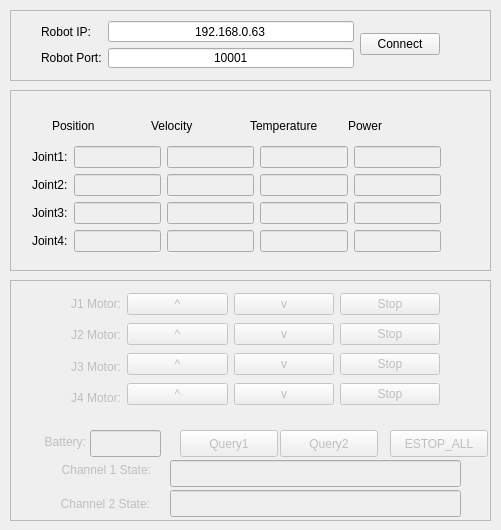
<?xml version="1.0" encoding="UTF-8"?>
<ui version="4.0">
 <class>MainWindowDesign</class>
 <widget class="QWidget" name="MainWindowDesign">
  <property name="geometry">
   <rect>
    <x>0</x>
    <y>0</y>
    <width>501</width>
    <height>530</height>
   </rect>
  </property>
  <property name="windowTitle">
   <string>Widget_DriArmCtl</string>
  </property>
  <widget class="QFrame" name="frameConnect">
   <property name="geometry">
    <rect>
     <x>10</x>
     <y>10</y>
     <width>481</width>
     <height>71</height>
    </rect>
   </property>
   <property name="frameShape">
    <enum>QFrame::StyledPanel</enum>
   </property>
   <property name="frameShadow">
    <enum>QFrame::Raised</enum>
   </property>
   <widget class="QWidget" name="layoutWidget">
    <property name="geometry">
     <rect>
      <x>20</x>
      <y>0</y>
      <width>421</width>
      <height>69</height>
     </rect>
    </property>
    <layout class="QHBoxLayout" name="horizontalLayout">
     <item>
      <layout class="QVBoxLayout" name="verticalLayout">
       <item>
        <widget class="QLabel" name="label">
         <property name="text">
          <string>Robot IP:</string>
         </property>
        </widget>
       </item>
       <item>
        <widget class="QLabel" name="label_2">
         <property name="text">
          <string>Robot Port:</string>
         </property>
        </widget>
       </item>
      </layout>
     </item>
     <item>
      <layout class="QVBoxLayout" name="verticalLayout_2">
       <item>
        <widget class="QLineEdit" name="lineEditRobotIP">
         <property name="text">
          <string>192.168.0.63</string>
         </property>
         <property name="alignment">
          <set>Qt::AlignCenter</set>
         </property>
        </widget>
       </item>
       <item>
        <widget class="QLineEdit" name="lineEditRobotPort">
         <property name="text">
          <string>10001</string>
         </property>
         <property name="alignment">
          <set>Qt::AlignCenter</set>
         </property>
        </widget>
       </item>
      </layout>
     </item>
     <item>
      <layout class="QVBoxLayout" name="verticalLayout_3">
       <item>
        <spacer name="verticalSpacer">
         <property name="orientation">
          <enum>Qt::Vertical</enum>
         </property>
         <property name="sizeHint" stdset="0">
          <size>
           <width>20</width>
           <height>13</height>
          </size>
         </property>
        </spacer>
       </item>
       <item>
        <widget class="QPushButton" name="pushButtonConnect">
         <property name="text">
          <string>Connect</string>
         </property>
        </widget>
       </item>
       <item>
        <spacer name="verticalSpacer_2">
         <property name="orientation">
          <enum>Qt::Vertical</enum>
         </property>
         <property name="sizeHint" stdset="0">
          <size>
           <width>20</width>
           <height>13</height>
          </size>
         </property>
        </spacer>
       </item>
      </layout>
     </item>
    </layout>
   </widget>
  </widget>
  <widget class="QFrame" name="frameMotorSensor">
   <property name="geometry">
    <rect>
     <x>10</x>
     <y>90</y>
     <width>481</width>
     <height>181</height>
    </rect>
   </property>
   <property name="frameShape">
    <enum>QFrame::StyledPanel</enum>
   </property>
   <property name="frameShadow">
    <enum>QFrame::Raised</enum>
   </property>
   <widget class="QWidget" name="layoutWidget">
    <property name="geometry">
     <rect>
      <x>11</x>
      <y>11</y>
      <width>431</width>
      <height>162</height>
     </rect>
    </property>
    <layout class="QVBoxLayout" name="verticalLayout_4">
     <item>
      <layout class="QHBoxLayout" name="horizontalLayout_2">
       <item>
        <spacer name="verticalSpacer_3">
         <property name="orientation">
          <enum>Qt::Vertical</enum>
         </property>
         <property name="sizeType">
          <enum>QSizePolicy::Fixed</enum>
         </property>
         <property name="sizeHint" stdset="0">
          <size>
           <width>20</width>
           <height>18</height>
          </size>
         </property>
        </spacer>
       </item>
       <item>
        <widget class="QLabel" name="label_7">
         <property name="text">
          <string>Position</string>
         </property>
        </widget>
       </item>
       <item>
        <widget class="QLabel" name="label_8">
         <property name="text">
          <string>Velocity</string>
         </property>
        </widget>
       </item>
       <item>
        <widget class="QLabel" name="label_9">
         <property name="text">
          <string>Temperature</string>
         </property>
        </widget>
       </item>
       <item>
        <widget class="QLabel" name="label_10">
         <property name="text">
          <string>Power</string>
         </property>
        </widget>
       </item>
      </layout>
     </item>
     <item>
      <layout class="QHBoxLayout" name="horizontalLayout_3">
       <item>
        <widget class="QLabel" name="label_3">
         <property name="text">
          <string>Joint1:</string>
         </property>
        </widget>
       </item>
       <item>
        <widget class="QLineEdit" name="lineEditM1Pos">
         <property name="enabled">
          <bool>false</bool>
         </property>
        </widget>
       </item>
       <item>
        <widget class="QLineEdit" name="lineEditM1Vel">
         <property name="enabled">
          <bool>false</bool>
         </property>
        </widget>
       </item>
       <item>
        <widget class="QLineEdit" name="lineEditM1Temp">
         <property name="enabled">
          <bool>false</bool>
         </property>
        </widget>
       </item>
       <item>
        <widget class="QLineEdit" name="lineEditM1Power">
         <property name="enabled">
          <bool>false</bool>
         </property>
        </widget>
       </item>
      </layout>
     </item>
     <item>
      <layout class="QHBoxLayout" name="horizontalLayout_4">
       <item>
        <widget class="QLabel" name="label_4">
         <property name="text">
          <string>Joint2:</string>
         </property>
        </widget>
       </item>
       <item>
        <widget class="QLineEdit" name="lineEditM2Pos">
         <property name="enabled">
          <bool>false</bool>
         </property>
        </widget>
       </item>
       <item>
        <widget class="QLineEdit" name="lineEditM2Vel">
         <property name="enabled">
          <bool>false</bool>
         </property>
        </widget>
       </item>
       <item>
        <widget class="QLineEdit" name="lineEditM2Temp">
         <property name="enabled">
          <bool>false</bool>
         </property>
        </widget>
       </item>
       <item>
        <widget class="QLineEdit" name="lineEditM2Power">
         <property name="enabled">
          <bool>false</bool>
         </property>
        </widget>
       </item>
      </layout>
     </item>
     <item>
      <layout class="QHBoxLayout" name="horizontalLayout_5">
       <item>
        <widget class="QLabel" name="label_5">
         <property name="text">
          <string>Joint3:</string>
         </property>
        </widget>
       </item>
       <item>
        <widget class="QLineEdit" name="lineEditM3Pos">
         <property name="enabled">
          <bool>false</bool>
         </property>
        </widget>
       </item>
       <item>
        <widget class="QLineEdit" name="lineEditM3Vel">
         <property name="enabled">
          <bool>false</bool>
         </property>
        </widget>
       </item>
       <item>
        <widget class="QLineEdit" name="lineEditM3Temp">
         <property name="enabled">
          <bool>false</bool>
         </property>
        </widget>
       </item>
       <item>
        <widget class="QLineEdit" name="lineEditM3Power">
         <property name="enabled">
          <bool>false</bool>
         </property>
        </widget>
       </item>
      </layout>
     </item>
     <item>
      <layout class="QHBoxLayout" name="horizontalLayout_6">
       <item>
        <widget class="QLabel" name="label_6">
         <property name="text">
          <string>Joint4:</string>
         </property>
        </widget>
       </item>
       <item>
        <widget class="QLineEdit" name="lineEditM4Pos">
         <property name="enabled">
          <bool>false</bool>
         </property>
        </widget>
       </item>
       <item>
        <widget class="QLineEdit" name="lineEditM4Vel">
         <property name="enabled">
          <bool>false</bool>
         </property>
        </widget>
       </item>
       <item>
        <widget class="QLineEdit" name="lineEditM4Temp">
         <property name="enabled">
          <bool>false</bool>
         </property>
        </widget>
       </item>
       <item>
        <widget class="QLineEdit" name="lineEditM4Power">
         <property name="enabled">
          <bool>false</bool>
         </property>
        </widget>
       </item>
      </layout>
     </item>
    </layout>
   </widget>
  </widget>
  <widget class="QFrame" name="frameMotorControl">
   <property name="enabled">
    <bool>false</bool>
   </property>
   <property name="geometry">
    <rect>
     <x>10</x>
     <y>280</y>
     <width>481</width>
     <height>241</height>
    </rect>
   </property>
   <property name="frameShape">
    <enum>QFrame::StyledPanel</enum>
   </property>
   <property name="frameShadow">
    <enum>QFrame::Raised</enum>
   </property>
   <widget class="QPushButton" name="pushButtonStopAll">
    <property name="geometry">
     <rect>
      <x>380</x>
      <y>150</y>
      <width>98</width>
      <height>27</height>
     </rect>
    </property>
    <property name="text">
     <string>ESTOP_ALL</string>
    </property>
   </widget>
   <widget class="QWidget" name="layoutWidget">
    <property name="geometry">
     <rect>
      <x>0</x>
      <y>0</y>
      <width>441</width>
      <height>141</height>
     </rect>
    </property>
    <layout class="QHBoxLayout" name="horizontalLayout_7">
     <item>
      <layout class="QVBoxLayout" name="verticalLayout_8">
       <item>
        <widget class="QLabel" name="label_13">
         <property name="text">
          <string>J1 Motor:</string>
         </property>
         <property name="alignment">
          <set>Qt::AlignRight|Qt::AlignTrailing|Qt::AlignVCenter</set>
         </property>
        </widget>
       </item>
       <item>
        <widget class="QLabel" name="label_12">
         <property name="text">
          <string>J2 Motor:</string>
         </property>
         <property name="alignment">
          <set>Qt::AlignRight|Qt::AlignTrailing|Qt::AlignVCenter</set>
         </property>
        </widget>
       </item>
       <item>
        <widget class="QLabel" name="label_14">
         <property name="text">
          <string>J3 Motor:</string>
         </property>
         <property name="alignment">
          <set>Qt::AlignRight|Qt::AlignTrailing|Qt::AlignVCenter</set>
         </property>
        </widget>
       </item>
       <item>
        <widget class="QLabel" name="label_11">
         <property name="text">
          <string>J4 Motor:</string>
         </property>
         <property name="alignment">
          <set>Qt::AlignRight|Qt::AlignTrailing|Qt::AlignVCenter</set>
         </property>
        </widget>
       </item>
      </layout>
     </item>
     <item>
      <layout class="QVBoxLayout" name="verticalLayout_6">
       <item>
        <widget class="QPushButton" name="pushButtonM1Up">
         <property name="text">
          <string>^</string>
         </property>
        </widget>
       </item>
       <item>
        <widget class="QPushButton" name="pushButtonM2Up">
         <property name="text">
          <string>^</string>
         </property>
        </widget>
       </item>
       <item>
        <widget class="QPushButton" name="pushButtonM3Up">
         <property name="text">
          <string>^</string>
         </property>
        </widget>
       </item>
       <item>
        <widget class="QPushButton" name="pushButtonM4Up">
         <property name="text">
          <string>^</string>
         </property>
        </widget>
       </item>
      </layout>
     </item>
     <item>
      <layout class="QVBoxLayout" name="verticalLayout_7">
       <item>
        <widget class="QPushButton" name="pushButtonM1Down">
         <property name="text">
          <string>v</string>
         </property>
        </widget>
       </item>
       <item>
        <widget class="QPushButton" name="pushButtonM2Down">
         <property name="text">
          <string>v</string>
         </property>
        </widget>
       </item>
       <item>
        <widget class="QPushButton" name="pushButtonM3Down">
         <property name="text">
          <string>v</string>
         </property>
        </widget>
       </item>
       <item>
        <widget class="QPushButton" name="pushButtonM4Down">
         <property name="text">
          <string>v</string>
         </property>
        </widget>
       </item>
      </layout>
     </item>
     <item>
      <layout class="QVBoxLayout" name="verticalLayout_9">
       <item>
        <widget class="QPushButton" name="pushButtonM1Stop">
         <property name="text">
          <string>Stop</string>
         </property>
        </widget>
       </item>
       <item>
        <widget class="QPushButton" name="pushButtonM2Stop">
         <property name="text">
          <string>Stop</string>
         </property>
        </widget>
       </item>
       <item>
        <widget class="QPushButton" name="pushButtonM3Stop">
         <property name="text">
          <string>Stop</string>
         </property>
        </widget>
       </item>
       <item>
        <widget class="QPushButton" name="pushButtonM4Stop">
         <property name="text">
          <string>Stop</string>
         </property>
        </widget>
       </item>
      </layout>
     </item>
    </layout>
   </widget>
   <widget class="QPushButton" name="pushButtonQuery2">
    <property name="geometry">
     <rect>
      <x>270</x>
      <y>150</y>
      <width>98</width>
      <height>27</height>
     </rect>
    </property>
    <property name="text">
     <string>Query2</string>
    </property>
   </widget>
   <widget class="QPushButton" name="pushButtonQuery1">
    <property name="geometry">
     <rect>
      <x>170</x>
      <y>150</y>
      <width>98</width>
      <height>27</height>
     </rect>
    </property>
    <property name="text">
     <string>Query1</string>
    </property>
   </widget>
   <widget class="QLabel" name="label_15">
    <property name="geometry">
     <rect>
      <x>10</x>
      <y>153</y>
      <width>66</width>
      <height>17</height>
     </rect>
    </property>
    <property name="text">
     <string>Battery:</string>
    </property>
    <property name="alignment">
     <set>Qt::AlignRight|Qt::AlignTrailing|Qt::AlignVCenter</set>
    </property>
   </widget>
   <widget class="QLineEdit" name="lineEditBatVol">
    <property name="geometry">
     <rect>
      <x>80</x>
      <y>150</y>
      <width>71</width>
      <height>27</height>
     </rect>
    </property>
   </widget>
   <widget class="QLabel" name="label_16">
    <property name="geometry">
     <rect>
      <x>20</x>
      <y>180</y>
      <width>121</width>
      <height>20</height>
     </rect>
    </property>
    <property name="text">
     <string>Channel 1 State:</string>
    </property>
    <property name="alignment">
     <set>Qt::AlignRight|Qt::AlignTrailing|Qt::AlignVCenter</set>
    </property>
   </widget>
   <widget class="QLabel" name="label_17">
    <property name="geometry">
     <rect>
      <x>29</x>
      <y>215</y>
      <width>111</width>
      <height>17</height>
     </rect>
    </property>
    <property name="text">
     <string>Channel 2 State:</string>
    </property>
    <property name="alignment">
     <set>Qt::AlignRight|Qt::AlignTrailing|Qt::AlignVCenter</set>
    </property>
   </widget>
   <widget class="QLineEdit" name="lineEditChannel1State">
    <property name="geometry">
     <rect>
      <x>160</x>
      <y>180</y>
      <width>291</width>
      <height>27</height>
     </rect>
    </property>
   </widget>
   <widget class="QLineEdit" name="lineEditChannel2State">
    <property name="geometry">
     <rect>
      <x>160</x>
      <y>210</y>
      <width>291</width>
      <height>27</height>
     </rect>
    </property>
   </widget>
  </widget>
 </widget>
 <layoutdefault spacing="6" margin="11"/>
 <resources/>
 <connections/>
</ui>
